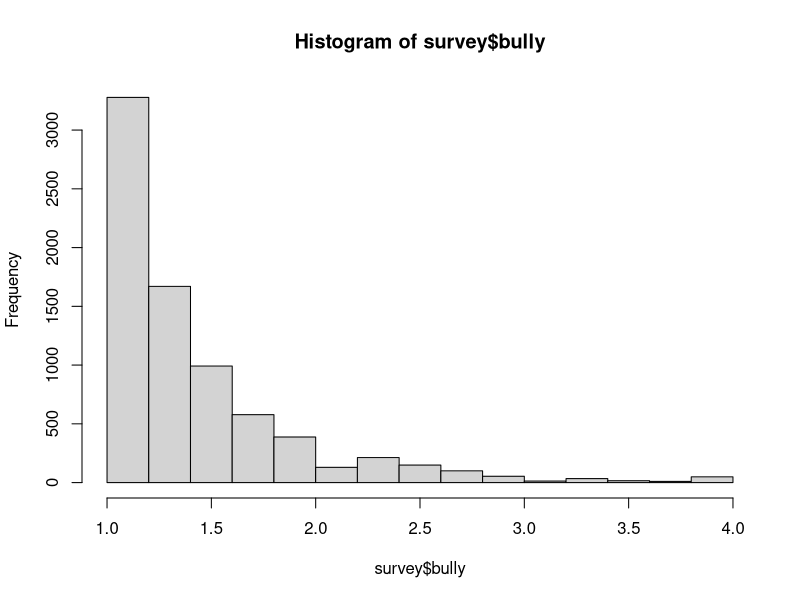

R code for this plot:
## ---- chunk 1
library(tidyverse)
survey <- read.csv("cleaned_data.csv")
hist(survey$bully)

mean_high_low_bully <- survey %>%
  mutate(bully_group = if_else(bully >= 2.5, ">= 2.5", "< 2.5")) %>%
  group_by(bully_group) %>%
  summarise(
    mean_bully = mean(bully, na.rm = TRUE),
    n = n(),
    .groups = "drop"
  )
## ---- chunk 2
library(knitr)

regression_table <- data.frame(
  Model = c(
    "KNN Regression",
    "Ranger Random Forest",
    "Ridge/Lasso/Elastic Net",
    "LOESS",
    "Linear Regression"
  ),
  RMSE = c(
    "0.446",
    "0.399",
    "0.412 / 0.416",
    "0.416",
    "0.401"
  ),
  Selected = c("No", "Yes", "No", "No", "No")
)

knitr::kable(regression_table,
             col.names = c("Model", "Val. RMSE", "Final"),
             caption   = "Regression Models: Performance Comparison")
## ---- chunk 3
library(knitr)

classification_table <- data.frame(
  Model = c(
    "KNN Classification",
    "Random Forest",
    "Sparse Logistic Regression",
    "Logistic Regression",
    "Stepwise Logistic Regression"
  ),
  AUC = c(
    "N/A",
    "0.879",
    "0.892 ($lambda$.1se) / 0.899 ($lambda$.min)",
    "0.911",
    "0.913"
  ),
  Predictors = c(
    "All",
    "Auto (tuneLength = 10)",
    "24 ($lambda$.1se) / 36 ($lambda$.min)",
    "67",
    "31"
  ),
  Selected = c("No", "Yes", "No", "No", "Yes")
)

knitr::kable(classification_table,
             col.names = c("Model", "CV AUC", "Predictors", 
                         "Final"),
             caption   = "Classification Models: Performance Comparison")
## ---- chunk 4
library(knitr)

conf_df <- data.frame(
  " "        = c("Predicted 0", "Predicted 1"),
  "Actual 0" = c(1446, 17),
  "Actual 1" = c(52, 19),
  check.names = FALSE
)

knitr::kable(conf_df,
             caption = "Confusion Matrix",
             align   = c("l", "c", "c"))
